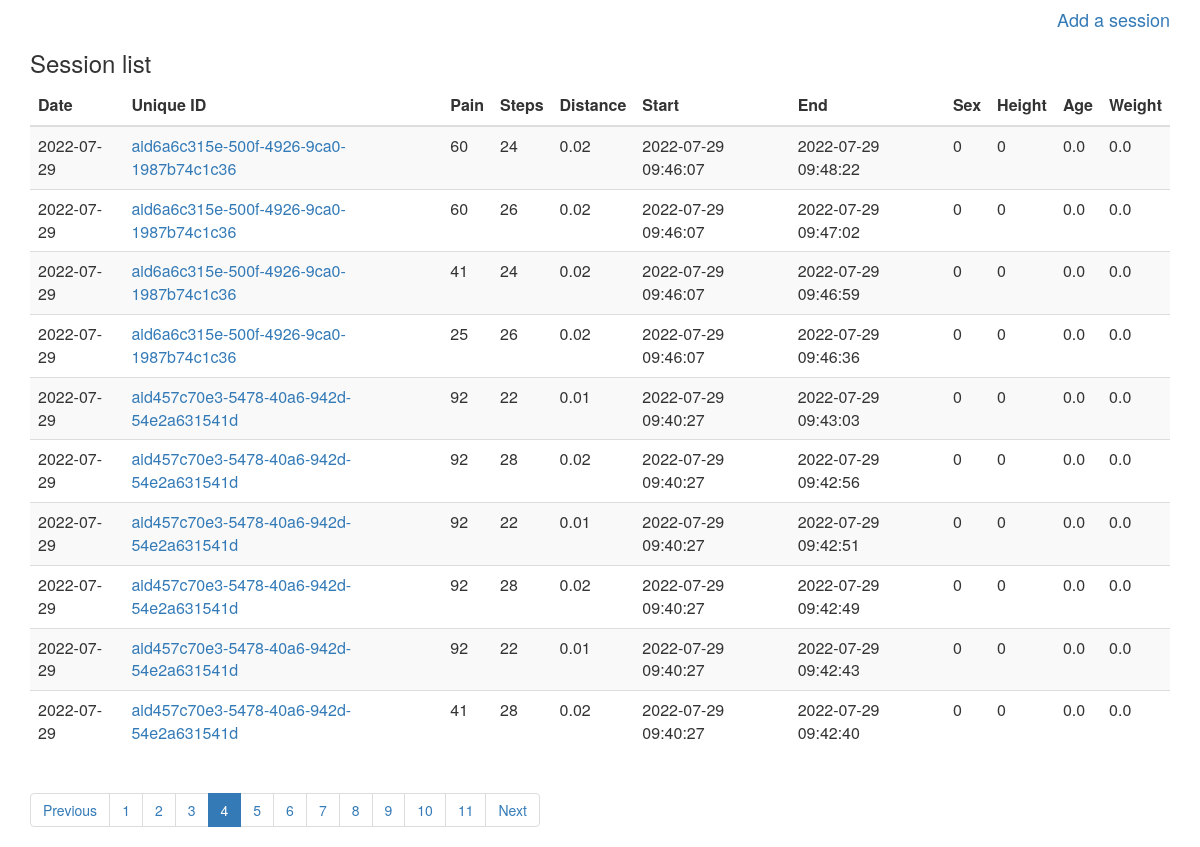
The app's page /?&page=4 with its own data.
### step/models.py (models this page shows, shortened)
class Session(models.Model):
    ids = models.CharField(max_length=50, verbose_name='Unique_ID')
    step = models.IntegerField(verbose_name='Step')
    pain = models.IntegerField(verbose_name='Pain')
    date = models.CharField(max_length=20, verbose_name='Date')
    distance = models.FloatField(verbose_name='Distance')
    start = models.CharField(verbose_name='Start', max_length=30)
    end = models.CharField(verbose_name='End', max_length=30)
    height = models.IntegerField(verbose_name='Height')
    weight = models.FloatField(verbose_name='Weight')
    sex = models.CharField(max_length=10, verbose_name='Sex')
    age = models.FloatField(verbose_name='Age')
    class Meta:
        verbose_name = 'Session'

### step/views.py (the view)
# urls.py: path('', views.homeview, name='homepage'),
def homeview(request, glist=None):
    if glist is None:
        session_list = Session.objects.all().order_by('-date', '-end')
    else:
        session_list = glist
    if session_list:
        paginator = Paginator(session_list, 10)
        page = request.GET.get('page')
        page_obj = paginator.get_page(page)
        return render(request, 'home.html',
                      {'page_obj': page_obj, 'paginator': paginator,
                       'is_paginated': True,})
    else:
        return render(request, 'home.html')

### step/templates/home.html
{% extends "base.html" %}
{% block content %}
<h4 align="right">
    <a href={% url 'step_counter' %}>Add a session</a>
</h4>
{% if page_obj %}
<h3>Session list</h3>
<table class="table table-striped">
    <thead>
        <tr>
            <th>Date</th>
            <th>Unique ID</th>
            <th>Pain</th>
            <th>Steps</th>
            <th>Distance</th>
            <th>Start</th>
            <th>End</th>
            <th>Sex</th>
            <th>Height</th>
            <th>Age</th>
            <th>Weight</th>
        </tr>
    </thead>
    <tbody>
     {% for gsm in page_obj %}
        <tr>
            <td>
            {{ gsm.date }}
            </td>
            <td>
            <a href="{% url 'index_view' %}?person={{ gsm.ids }}"  target="_blank">
            {{ gsm.ids }}
            </td>
            <td>
            {{ gsm.pain }}
            </td>
            <td>
            {{ gsm.step }}
            </td>
            <td>
            {{ gsm.distance }}
            </td>
            <td>
            {{ gsm.start }}
            </td>
            <td>
            {{ gsm.end }}
            </td>
            <td>
            {{ gsm.sex }}
            </td>
            <td>
            {{ gsm.height }}
            </td>
            <td>
            {{ gsm.age }}
            </td>
            <td>
            {{ gsm.weight }}
     {% endfor %}
        </tr>
    </tbody>
</table>
{% else %}
    <p>No results available.</p>
{% endif %}
{% if is_paginated %}
    <ul class="pagination">
        {% if page_obj.has_previous %}
            <li class="page-item">
                <a class="page-link" href="?{{ searchs }}&page={{ page_obj.previous_page_number }}">Previous</a>
            </li>
        {% else %}
            <li class="page-item disabled">
                <span class="page-link">Previous</span>
            </li>
        {% endif %}
        {% for i in paginator.page_range %}
            {% if page_obj.number == i %}
                <li class="page-item active">
                    <span class="page-link"> {{ i }} <span class="sr-only">(current)</span></span>
                </li>
            {% else %}
                <li class="page-item"><a class="page-link" href="?{{ searchs }}&page={{ i }}">{{ i }}</a></li>
            {% endif %}
        {% endfor %}
        {% if page_obj.has_next %}
            <li class="page-item">
                <a class="page-link" href="?{{ searchs }}&page={{ page_obj.next_page_number }}">Next</a>
            </li>
        {% else %}
            <li class="page-item disabled">
                <span class="page-link">Next</span>
            </li>
        {% endif %}
    </ul>
{% endif %}
{% endblock %}

### step/templates/base.html (style rules this page uses)
ul li { display:inline; list-style-type:none; }

### records on screen
Session: date "2022-07-29", ids "aid6a6c315e-500f-4926-9ca0-1987b74c1c36", pain "60", step "24", distance "0.02", start "2022-07-29 09:46:07", end "2022-07-29 09:48:22", sex "0", height "0", age "0.0", weight "0.0"
Session: date "2022-07-29", ids "aid6a6c315e-500f-4926-9ca0-1987b74c1c36", pain "60", step "26", distance "0.02", start "2022-07-29 09:46:07", end "2022-07-29 09:47:02", sex "0", height "0", age "0.0", weight "0.0"
Session: date "2022-07-29", ids "aid6a6c315e-500f-4926-9ca0-1987b74c1c36", pain "41", step "24", distance "0.02", start "2022-07-29 09:46:07", end "2022-07-29 09:46:59", sex "0", height "0", age "0.0", weight "0.0"
Session: date "2022-07-29", ids "aid6a6c315e-500f-4926-9ca0-1987b74c1c36", pain "25", step "26", distance "0.02", start "2022-07-29 09:46:07", end "2022-07-29 09:46:36", sex "0", height "0", age "0.0", weight "0.0"
Session: date "2022-07-29", ids "aid457c70e3-5478-40a6-942d-54e2a631541d", pain "92", step "22", distance "0.01", start "2022-07-29 09:40:27", end "2022-07-29 09:43:03", sex "0", height "0", age "0.0", weight "0.0"
Session: date "2022-07-29", ids "aid457c70e3-5478-40a6-942d-54e2a631541d", pain "92", step "28", distance "0.02", start "2022-07-29 09:40:27", end "2022-07-29 09:42:56", sex "0", height "0", age "0.0", weight "0.0"
Session: date "2022-07-29", ids "aid457c70e3-5478-40a6-942d-54e2a631541d", pain "92", step "22", distance "0.01", start "2022-07-29 09:40:27", end "2022-07-29 09:42:51", sex "0", height "0", age "0.0", weight "0.0"
Session: date "2022-07-29", ids "aid457c70e3-5478-40a6-942d-54e2a631541d", pain "92", step "28", distance "0.02", start "2022-07-29 09:40:27", end "2022-07-29 09:42:49", sex "0", height "0", age "0.0", weight "0.0"
Session: date "2022-07-29", ids "aid457c70e3-5478-40a6-942d-54e2a631541d", pain "92", step "22", distance "0.01", start "2022-07-29 09:40:27", end "2022-07-29 09:42:43", sex "0", height "0", age "0.0", weight "0.0"
Session: date "2022-07-29", ids "aid457c70e3-5478-40a6-942d-54e2a631541d", pain "41", step "28", distance "0.02", start "2022-07-29 09:40:27", end "2022-07-29 09:42:40", sex "0", height "0", age "0.0", weight "0.0"

### other values on screen
{{ i }} "1" "2" "3" "5" "6" "7" "8" "9" "10" "11"
{{ i }} "4"
